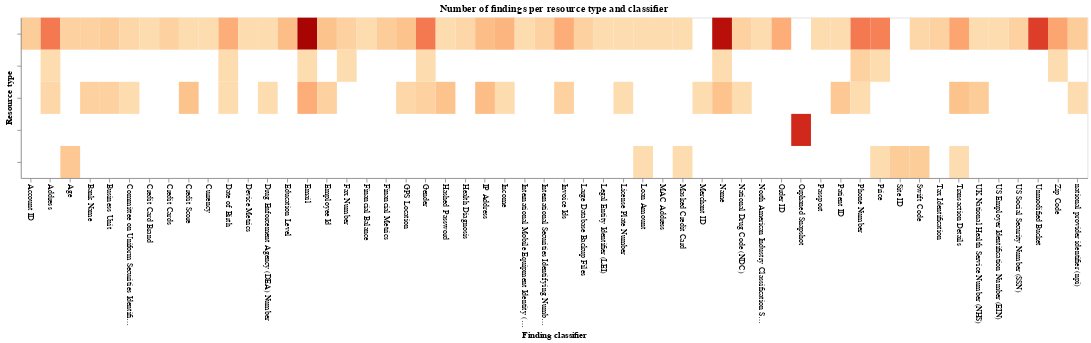

Notebook code for this chart:
### Markdown cell above
### The most bang for the buck.

### Code cell
findings_per_type_and_classifier = data_scan_resources_ready_df[['type', 'Classifier', 'Finding ID']].groupby(by=['type','Classifier']).count().reset_index().rename(columns={"Finding ID": "count"})

c = (alt.Chart(findings_per_type_and_classifier)
    .encode(alt.X('Classifier', axis=alt.Axis(labels=True, labelAngle=90)).title('Finding classifier'), alt.Y('type', axis=alt.Axis(labels=False, labelAngle=0)).title('Resource type'), alt.Color('count', legend=None).scale(scheme="orangered", reverse=False), alt.Text('count'), tooltip=["Classifier","type","count"])
    .properties(title='Number of findings per resource type and classifier', width=1330, height=200)
)

c.mark_rect()

### Figure 1 — Vega-Lite specification as saved in the notebook (floating-point values rounded to 4 significant figures)
{"config": {"view": {"continuousWidth": 300, "continuousHeight": 300}}, "data": {"name": "data-1e55d0bfc74b89a4bb34f7e226fb513b"}, "mark": {"type": "rect"}, "encoding": {"color": {"field": "count", "legend": null, "scale": {"scheme": "orangered", "reverse": false}, "type": "quantitative"}, "text": {"field": "count", "type": "quantitative"}, "tooltip": [{"field": "Classifier", "type": "nominal"}, {"field": "type", "type": "nominal"}, {"field": "count", "type": "quantitative"}], "x": {"axis": {"labelAngle": 90, "labels": true}, "field": "Classifier", "title": "Finding classifier", "type": "nominal"}, "y": {"axis": {"labelAngle": 0, "labels": false}, "field": "type", "title": "Resource type", "type": "nominal"}}, "height": 200, "title": "Number of findings per resource type and classifier", "width": 1330, "$schema": "https://vega.github.io/schema/vega-lite/v5.20.1.json", "datasets": {"data-1e55d0bfc74b89a4bb34f7e226fb513b": [{"type": "BUCKET", "Classifier": "Account ID", "count": 4}, {"type": "BUCKET", "Classifier": "Address", "count": 15}, {"type": "BUCKET", "Classifier": "Age", "count": 3}, {"type": "BUCKET", "Classifier": "Bank Name", "count": 3}, {"type": "BUCKET", "Classifier": "Business Unit", "count": 4}, {"type": "BUCKET", "Classifier": "Committee on Uniform Securities Identification Procedures (CUSIP)", "count": 2}, {"type": "BUCKET", "Classifier": "Credit Card Brand", "count": 1}, {"type": "BUCKET", "Classifier": "Credit Cards", "count": 3}, {"type": "BUCKET", "Classifier": "Credit Score", "count": 1}, {"type": "BUCKET", "Classifier": "Currency", "count": 1}, {"type": "BUCKET", "Classifier": "Date of Birth", "count": 9}, {"type": "BUCKET", "Classifier": "Device Metrics", "count": 1}, {"type": "BUCKET", "Classifier": "Drug Enforcement Agency (DEA) Number", "count": 1}, {"type": "BUCKET", "Classifier": "Education Level", "count": 7}, {"type": "BUCKET", "Classifier": "Email", "count": 28}, {"type": "BUCKET", "Classifier": "Employee Id", "count": 6}, {"type": "BUCKET", "Classifier": "Fax Number", "count": 3}, {"type": "BUCKET", "Classifier": "Financial Balance", "count": 1}, {"type": "BUCKET", "Classifier": "Financial Metrics", "count": 4}, {"type": "BUCKET", "Classifier": "GPS Location", "count": 6}, {"type": "BUCKET", "Classifier": "Gender", "count": 15}, {"type": "BUCKET", "Classifier": "Hashed Password", "count": 1}, {"type": "BUCKET", "Classifier": "Health Diagnosis", "count": 2}, {"type": "BUCKET", "Classifier": "IP Address", "count": 7}, {"type": "BUCKET", "Classifier": "Income", "count": 8}, {"type": "BUCKET", "Classifier": "International Mobile Equipment Identity (IMEI)", "count": 1}, {"type": "BUCKET", "Classifier": "International Securities Identifying Number (ISIN)", "count": 3}, {"type": "BUCKET", "Classifier": "Invoice Ids", "count": 9}, {"type": "BUCKET", "Classifier": "Large Database Backup Files", "count": 3}, {"type": "BUCKET", "Classifier": "Legal Entity Identifier (LEI)", "count": 1}, {"type": "BUCKET", "Classifier": "License Plate Number", "count": 1}, {"type": "BUCKET", "Classifier": "Loan Amount", "count": 1}, {"type": "BUCKET", "Classifier": "MAC Address", "count": 1}, {"type": "BUCKET", "Classifier": "Masked Credit Card", "count": 1}, {"type": "BUCKET", "Classifier": "Name", "count": 26}, {"type": "BUCKET", "Classifier": "National Drug Code (NDC)", "count": 3}, {"type": "BUCKET", "Classifier": "North American Industry Classification System (NAICS)", "count": 1}, {"type": "BUCKET", "Classifier": "Order ID", "count": 9}, {"type": "BUCKET", "Classifier": "Passport", "count": 1}, {"type": "BUCKET", "Classifier": "Patient ID", "count": 1}, {"type": "BUCKET", "Classifier": "Phone Number", "count": 15}, {"type": "BUCKET", "Classifier": "Price", "count": 14}, {"type": "BUCKET", "Classifier": "Swift Code", "count": 2}, {"type": "BUCKET", "Classifier": "Tax Identification", "count": 3}, {"type": "BUCKET", "Classifier": "Transaction Details", "count": 10}, {"type": "BUCKET", "Classifier": "UK National Health Service Number (NHS)", "count": 1}, {"type": "BUCKET", "Classifier": "US Employer Identification Number (EIN)", "count": 1}, {"type": "BUCKET", "Classifier": "US Social Security Number (SSN)", "count": 3}, {"type": "BUCKET", "Classifier": "Unmodified Bucket", "count": 21}, {"type": "BUCKET", "Classifier": "Zip Code", "count": 10}, {"type": "BUCKET", "Classifier": "national provider identifier (npi)", "count": 4}, {"type": "DATABASE", "Classifier": "Address", "count": 1}, {"type": "DATABASE", "Classifier": "Date of Birth", "count": 1}, {"type": "DATABASE", "Classifier": "Email", "count": 1}, {"type": "DATABASE", "Classifier": "Fax Number", "count": 1}, {"type": "DATABASE", "Classifier": "Gender", "count": 1}, {"type": "DATABASE", "Classifier": "Name", "count": 1}, {"type": "DATABASE", "Classifier": "Phone Number", "count": 3}, {"type": "DATABASE", "Classifier": "Price", "count": 1}, {"type": "DATABASE", "Classifier": "Zip Code", "count": 1}, {"type": "DB_SERVER", "Classifier": "Address", "count": 2}, {"type": "DB_SERVER", "Classifier": "Bank Name", "count": 3}, {"type": "DB_SERVER", "Classifier": "Business Unit", "count": 3}, {"type": "DB_SERVER", "Classifier": "Committee on Uniform Securities Identification Procedures (CUSIP)", "count": 1}, {"type": "DB_SERVER", "Classifier": "Credit Score", "count": 6}, {"type": "DB_SERVER", "Classifier": "Date of Birth", "count": 1}, {"type": "DB_SERVER", "Classifier": "Drug Enforcement Agency (DEA) Number", "count": 1}, {"type": "DB_SERVER", "Classifier": "Email", "count": 9}, {"type": "DB_SERVER", "Classifier": "Employee Id", "count": 3}, {"type": "DB_SERVER", "Classifier": "GPS Location", "count": 2}, {"type": "DB_SERVER", "Classifier": "Gender", "count": 3}, {"type": "DB_SERVER", "Classifier": "Hashed Password", "count": 6}, {"type": "DB_SERVER", "Classifier": "IP Address", "count": 7}, {"type": "DB_SERVER", "Classifier": "Income", "count": 1}, {"type": "DB_SERVER", "Classifier": "Invoice Ids", "count": 3}, {"type": "DB_SERVER", "Classifier": "License Plate Number", "count": 1}, {"type": "DB_SERVER", "Classifier": "Merchant ID", "count": 1}, {"type": "DB_SERVER", "Classifier": "Name", "count": 6}, {"type": "DB_SERVER", "Classifier": "National Drug Code (NDC)", "count": 1}, {"type": "DB_SERVER", "Classifier": "Patient ID", "count": 5}, {"type": "DB_SERVER", "Classifier": "Phone Number", "count": 1}, {"type": "DB_SERVER", "Classifier": "Transaction Details", "count": 6}, {"type": "DB_SERVER", "Classifier": "UK National Health Service Number (NHS)", "count": 4}, {"type": "DB_SERVER", "Classifier": "national provider identifier (npi)", "count": 1}, {"type": "SNAPSHOT", "Classifier": "Orphaned Snapshot", "count": 23}, {"type": "VIRTUAL_MACHINE", "Classifier": "Age", "count": 5}, {"type": "VIRTUAL_MACHINE", "Classifier": "Loan Amount", "count": 1}, {"type": "VIRTUAL_MACHINE", "Classifier": "Masked Credit Card", "count": 1}, {"type": "VIRTUAL_MACHINE", "Classifier": "Price", "count": 1}, {"type": "VIRTUAL_MACHINE", "Classifier": "Site ID", "count": 4}, {"type": "VIRTUAL_MACHINE", "Classifier": "Swift Code", "count": 4}, {"type": "VIRTUAL_MACHINE", "Classifier": "Transaction Details", "count": 1}]}}
